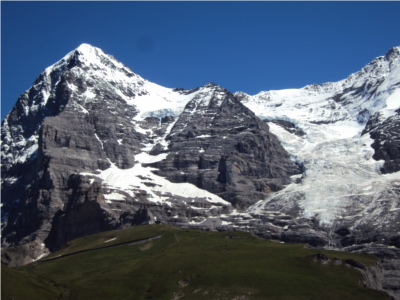
//> input picture Images/Hill1.jpg, 400 x 300 px
$ ./ImageStitching   (built with g++ and OpenCV 4)
//> lines starting //> are read from the running program, lines starting //| are printed output that depends on the picture
// ImageStitching.cpp : This file contains the 'main' function. Program execution begins and ends there.
//
#include <opencv2/core.hpp>
#include <opencv2/imgcodecs.hpp>
#include <opencv2/highgui.hpp>
#include "opencv2/opencv.hpp"
#include <iostream>
#include <opencv2/features2d.hpp>
#include <stdio.h>
//g++ ImageStitching.cpp -o image_stich -I /usr/include/opencv4 -lopencv_core -lopencv_videoio -lopencv_highgui -lopencv_imgcodecs -lopencv_features2d -pthread


using namespace cv;
int main()
{

    cv::Ptr<cv::ORB> detector = cv::ORB::create();
    cv::Ptr<cv::DescriptorMatcher> matcher = DescriptorMatcher::create(DescriptorMatcher::BRUTEFORCE);
    std::vector<cv::KeyPoint> lastFramekeypoints1, lastFramekeypoints2;
    cv::Mat lastFrameDescriptors1, lastFrameDescriptors2;
    std::vector<cv::DMatch > matches, resultmatches;
    int movementDirection = 0;

    std::string image_path1 = "/home/ctnano/Desktop/Coding_Folder/Image-Stitching/Images/Hill1.jpg";
    std::string image_path2 = "/home/ctnano/Desktop/Coding_Folder/Image-Stitching/Images/Hill2.jpg";
    Mat image1 = imread(image_path1);
//> image1 is the input picture: 300 rows x 400 cols, CV_8UC3; mean B, G, R 113.4, 95.7, 82.9
    Mat image2 = imread(image_path2);
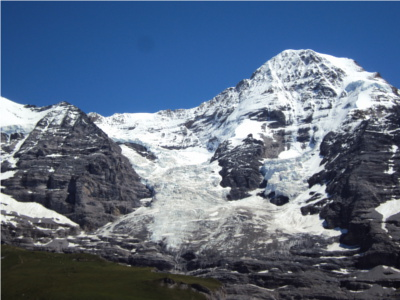
//> input picture Images/Hill2.jpg, 400 x 300 px
//> image2 is the input picture: 300 rows x 400 cols, CV_8UC3; mean B, G, R 131, 108.6, 93

    //printf("String 1 path : %s \r\n", image_path1.c_str());
    //printf("String 2 path : %s \r\n", image_path2.c_str());


    // finds keypoints and their disriptors
    detector->detectAndCompute(image1, noArray(), lastFramekeypoints1, lastFrameDescriptors1);
//> lastFramekeypoints1 = 500 keypoints; strongest (x, y, size): (166, 148, 31), (92, 180, 31), (152, 171, 31), (167, 142, 31)
    detector->detectAndCompute(image2, noArray(), lastFramekeypoints2, lastFrameDescriptors2);
//> lastFramekeypoints2 = 500 keypoints; strongest (x, y, size): (250, 135, 31), (219, 172, 31), (221, 167, 31), (221, 184, 37.2)

    // match the descriptor between two images
    matcher->match(lastFrameDescriptors1, lastFrameDescriptors2, matches);
//> matches = 500 matches

    std::vector<cv::Point2d> good_point1, good_point2;
    good_point1.reserve(matches.size());
    good_point2.reserve(matches.size());

    //calculation of max and min distances between keypoints
    double max_dist = 0; double min_dist = 100;
    for (const auto& m : matches)
    {
        double dist = m.distance;
        if (dist < min_dist) min_dist = dist;
        if (dist > max_dist) max_dist = dist;
    }
//> this loop made 500 passes
//> (dist, max_dist) on passes 1, 3, 4, 7, 10, 62, 65: (388.3, 388.3), (396, 396), (396.1, 396.1), (420.7, 420.7), (423.7, 423.7), (431.3, 431.3), (471.3, 471.3)
//> (dist, min_dist) on pass 48: (81.07, 81.07)
//> after the loop, min_dist = 81.07; max_dist = 471.3

    // filter out good points
    // distance which is less than or equals the min_dist*1.5
    // if this value is increased more keypoits are detected.
    for (const auto& m : matches)
    {
        if (m.distance <= 1.5 * min_dist)
        {
            // the matches variable holds the index values of x-y positions of the keypoints in both images.
            // queryIdx gives key points index which has a match and trainIdx gives its corrosponding matched key point position index
            // these inde values then can be used to find the key points in the key points arrays.
            // e.g. array1[(1,20),(3,40)] array2[(5,40),(6,20)]
            // m.queryIdx=0 m.trainIdx=1 => array1[0] array2[1] has a match. array2 co-ordinates are found at array2 given position.

            good_point1.push_back(lastFramekeypoints1.at(m.queryIdx).pt);
            good_point2.push_back(lastFramekeypoints2.at(m.trainIdx).pt);
        }
    }

    // crop rectangle constructor.
    cv::Rect croppImg1(0, 0, image1.cols, image1.rows);
//> croppImg1 = Rect(0, 0, 400, 300)
    cv::Rect croppImg2(0, 0, image2.cols, image2.rows);
//> croppImg2 = Rect(0, 0, 400, 300)

    // find minimum horizontal value for image 1 to crop
    //e.g. img1 size = 200 first keypoint having match found at position 100 crop img1 to 0-100
    // crop image2 to from corresponding x value to the width.
    //e.g. img2 width 200 point found at 50 crop image  50-200

    // movementDirection tells us are both the images aligned or not if not adjust the images accordingly.
    int imgWidth = image1.cols;
//> imgWidth = 400
    for (int i = 0; i < good_point1.size(); ++i)
    {
        if (good_point1[i].x < imgWidth)
        {
            croppImg1.width = good_point1.at(i).x;
            croppImg2.x = good_point2[i].x;
            croppImg2.width = image2.cols - croppImg2.x;
            movementDirection = good_point1[i].y - good_point2[i].y;
            imgWidth = good_point1[i].x;
        }
    }
//> this loop made 4 passes
//> (movementDirection, imgWidth) on passes 1 to 2: (-23, 286), (-21, 209)
//> after the loop, croppImg1 = Rect(0, 0, 209, 300); croppImg2 = Rect(57, 0, 343, 300); movementDirection = -21; imgWidth = 209
    image1 = image1(croppImg1);
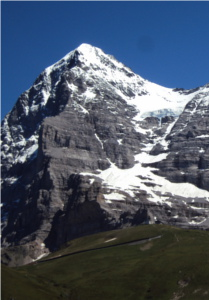
//> image1: 300 rows x 209 cols, CV_8UC3; mean B, G, R 103.2, 86.4, 74.9
    image2 = image2(croppImg2);
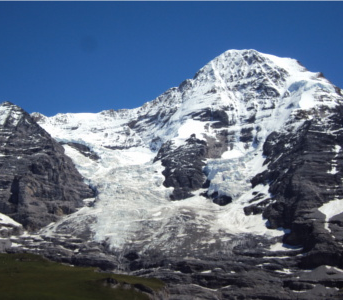
//> image2: 300 rows x 343 cols, CV_8UC3; mean B, G, R 133.4, 110.9, 95.2
    int maxHeight = image1.rows > image2.rows ? image1.rows : image2.rows;
//> maxHeight = 300
    int maxWidth = image1.cols + image2.cols;
//> maxWidth = 552
    cv::Mat result=cv::Mat::zeros(cv::Size(maxWidth, maxHeight + abs(movementDirection)), CV_8UC3);
//> result: 321 rows x 552 cols, CV_8UC3; every value is 0
    if (movementDirection > 0)
    {
        cv::Mat half1(result, cv::Rect(0, 0, image1.cols, image1.rows));
        image1.copyTo(half1);
        cv::Mat half2(result, cv::Rect(image1.cols, abs(movementDirection),image2.cols, image2.rows));
        image2.copyTo(half2);
    }
    else
    {
        cv::Mat half1(result, cv::Rect(0, abs(movementDirection), image1.cols, image1.rows));
//> half1: 300 rows x 209 cols, CV_8UC3; every value is 0
        image1.copyTo(half1);
        cv::Mat half2(result, cv::Rect(image1.cols,0 ,image2.cols, image2.rows));
//> half2: 300 rows x 343 cols, CV_8UC3; every value is 0
        image2.copyTo(half2);
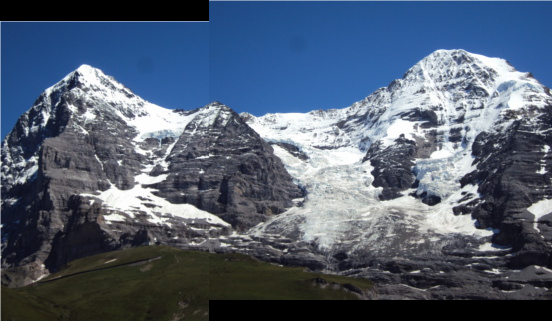
//> result: 321 rows x 552 cols, CV_8UC3; mean B, G, R 114, 95, 81.8
    }
    imshow("Stitched Image", result);

    int k = waitKey(0); // Wait for a keystroke in the window
//> the space key is pressed
    if (k == 's')
    {
        imwrite("StitchedImage.png", result);
    }
    return 0;
}
